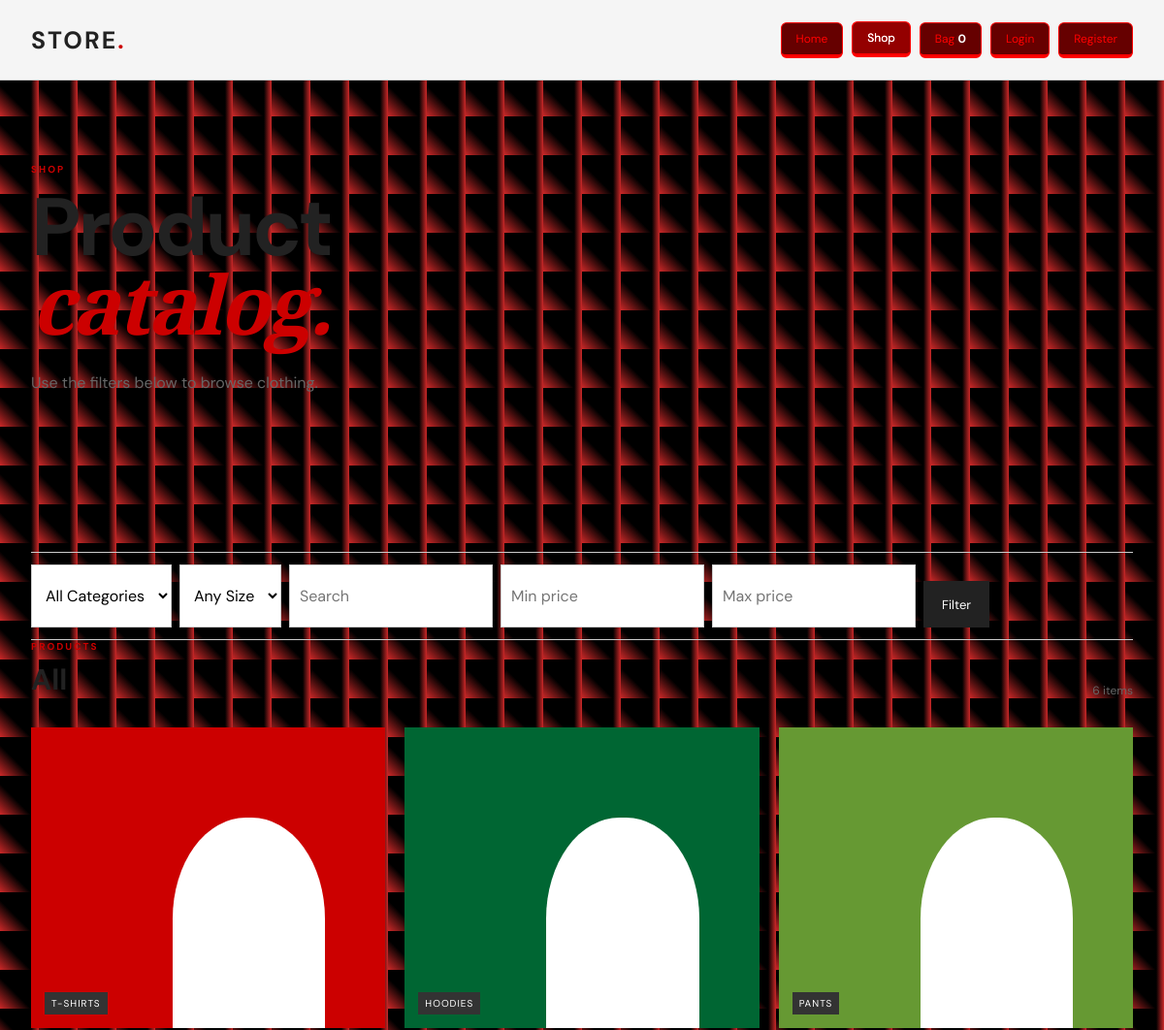
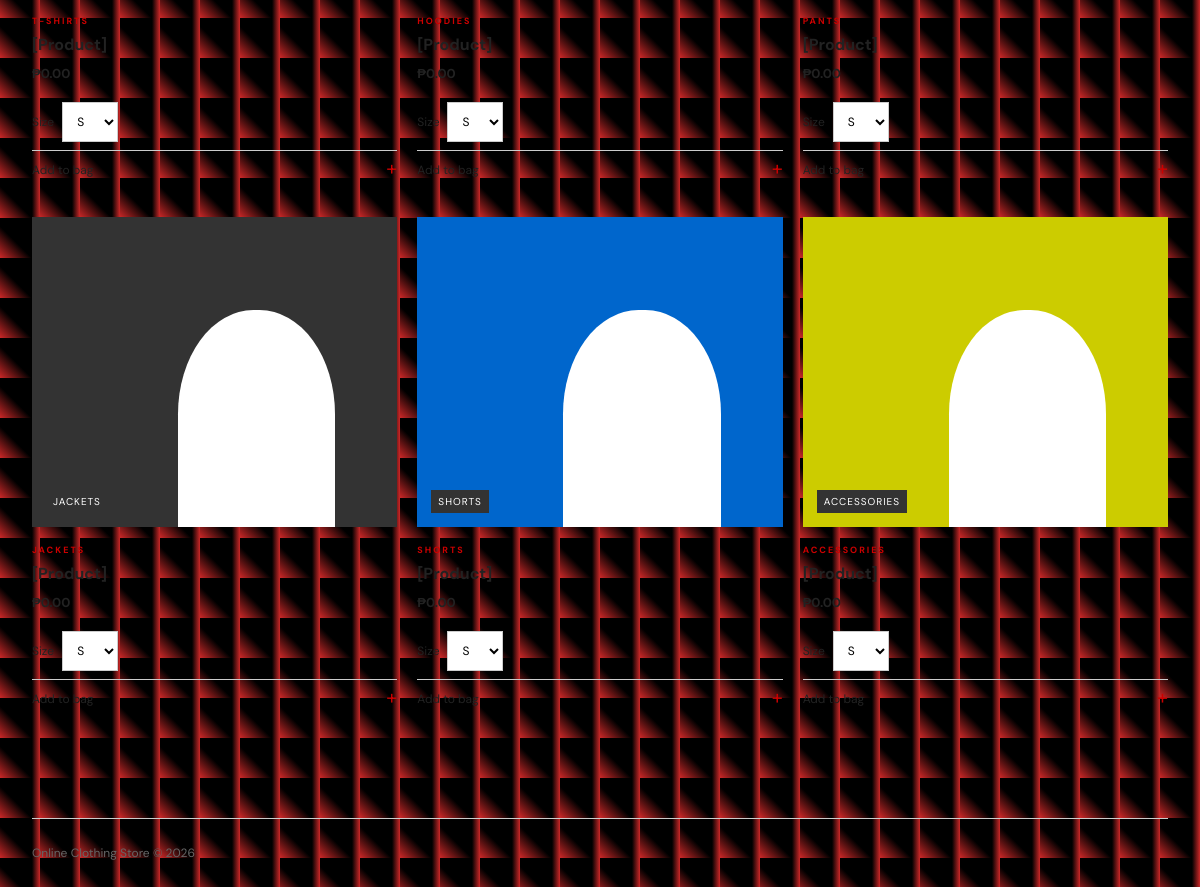
Page /dashboard.php on the committed database (2 pictures, top to bottom).
### tables this page shows
CREATE TABLE IF NOT EXISTS products (
    product_id INT UNSIGNED AUTO_INCREMENT PRIMARY KEY,
    name VARCHAR(120) NOT NULL,
    category ENUM('T-Shirts','Hoodies','Pants','Jackets','Shorts','Accessories') NOT NULL,
    price DECIMAL(10,2) NOT NULL DEFAULT 0.00,
    stock INT UNSIGNED NOT NULL DEFAULT 0,
    sizes VARCHAR(30) NOT NULL DEFAULT 'S,M,L,XL',
    color VARCHAR(30) NOT NULL DEFAULT 'ink',
    created_at TIMESTAMP DEFAULT CURRENT_TIMESTAMP
);

### includes/functions.php (called while the page is built, shortened)
<?php
function e(string $value): string
{
    return htmlspecialchars($value, ENT_QUOTES, 'UTF-8');
}
function isLoggedIn(): bool
{
    return isset($_SESSION['user_id']);
}
function cartCount(): int
{
    $count = 0;
    return $count;
}

### dashboard.php (the view, shortened to what this page needs)
<?php
require __DIR__ . '/includes/functions.php';
require __DIR__ . '/includes/config.php';
$currentPage = 'shop';
$category = trim($_GET['category'] ?? 'All');
$search = trim($_GET['search'] ?? '');
$minPrice = filter_input(INPUT_GET, 'min_price', FILTER_VALIDATE_FLOAT);
$maxPrice = filter_input(INPUT_GET, 'max_price', FILTER_VALIDATE_FLOAT);
$minPrice = ($minPrice !== false && $minPrice !== null && $minPrice >= 0) ? $minPrice : null;
$maxPrice = ($maxPrice !== false && $maxPrice !== null && $maxPrice >= 0) ? $maxPrice : null;
$sql = 'SELECT product_id, name, category, price, stock, color, sizes FROM products WHERE 1=1';
$params = [];
$sql .= ' ORDER BY product_id ASC';
$stmt = $pdo->prepare($sql);
$stmt->execute($params);
$products = $stmt->fetchAll();
?>
<!DOCTYPE html>
<html lang="en">
<head>
    <link rel="stylesheet" href="style.css">
</head>
<body>
    <?php include __DIR__ . '/includes/header.php'; ?>
    <main>
        <section class="page-intro page-width">
            <p class="eyebrow">Shop</p>
            <h1>Product<br><em>catalog.</em></h1>
            <p>Use the filters below to browse clothing.</p>
        </section>
        <section class="shop-section page-width">
            <form class="filter-row" method="get" action="dashboard.php">
                <select name="category">
                    <option value="All">All Categories</option>
                </select>
                <select name="size">
                    <option value="">Any Size</option>
                </select>
                <input type="search" name="search" maxlength="60" placeholder="Search" value="<?= e($search) ?>">
                <input type="number" name="min_price" min="0" step="0.01" placeholder="Min price" value="<?= $minPrice !== null ? e((string)$minPrice) : '' ?>">
                <input type="number" name="max_price" min="0" step="0.01" placeholder="Max price" value="<?= $maxPrice !== null ? e((string)$maxPrice) : '' ?>">
                <button class="solid-button" type="submit">Filter</button>
            </form>
            <div class="catalog-top"><div><p class="eyebrow">Products</p><h2><?= e($category) ?></h2></div><span class="product-count"><?= count($products) ?> items</span></div>
            <div class="product-grid">
                <?php foreach ($products as $product): ?>
                    <article class="product-card">
                        <div class="product-art <?= e($product['color']) ?>"><span><?= e($product['category']) ?></span></div>
                        <div class="product-info">
                            <p class="eyebrow"><?= e($product['category']) ?></p>
                            <h3><?= e($product['name']) ?></h3>
                            <strong>₱<?= number_format((float)$product['price'], 2) ?></strong>
                        </div>
                        <form method="post" action="dashboard.php<?= $category !== 'All' ? '?category=' . urlencode($category) : '' ?>">
                            <label class="size-select">Size
                                <select name="size" required>
                                    <?php foreach (explode(',', $product['sizes']) as $productSize): ?>
                                        <option value="<?= e(trim($productSize)) ?>"><?= e(trim($productSize)) ?></option>
                                    <?php endforeach; ?>
                                </select>
                            </label>
                            <button class="product-action" type="submit">Add to bag <span aria-hidden="true">+</span></button>
                        </form>
                    </article>
                <?php endforeach; ?>
            </div>
        </section>
    </main>
    <footer class="site-footer page-width"><p>Online Clothing Store &copy; 2026</p></footer>
</body>
</html>

### includes/header.php
<?php
$currentPage = $currentPage ?? '';
$prefix = $prefix ?? '';
?>
<header class="site-header">
    <nav class="site-nav page-width" aria-label="Main navigation">
        <a class="brand" href="<?= $prefix ?>index.php">STORE<span>.</span></a>
        <div class="nav-links">
            <a class="nav-button <?= $currentPage === 'home' ? 'active' : '' ?>" href="<?= $prefix ?>index.php">Home</a>
            <a class="nav-button <?= $currentPage === 'shop' ? 'active' : '' ?>" href="<?= $prefix ?>dashboard.php">Shop</a>
            <a class="nav-button <?= $currentPage === 'cart' ? 'active' : '' ?>" href="<?= $prefix ?>cart.php">Bag <span class="cart-count"><?= cartCount() ?></span></a>
            <?php if (isLoggedIn()): ?>
                <span class="nav-user">Welcome, <?= e($_SESSION['name'] ?? $_SESSION['email'] ?? 'User') ?></span>
                <a class="nav-button" href="<?= $prefix ?>orders.php">Orders</a>
                <?php if (($_SESSION['role'] ?? '') === 'admin'): ?>
                    <a class="nav-button" href="<?= $prefix ?>admin/dashboard.php">Admin</a>
                <?php endif; ?>
                <a class="nav-button" href="<?= $prefix ?>logout.php">Logout</a>
            <?php else: ?>
                <a class="nav-button <?= $currentPage === 'login' ? 'active' : '' ?>" href="<?= $prefix ?>login.php">Login</a>
                <a class="nav-button <?= $currentPage === 'register' ? 'active' : '' ?>" href="<?= $prefix ?>register.php">Register</a>
            <?php endif; ?>
        </div>
    </nav>
</header>

### rows in the picture
products: category "T-SHIRTS", name "[Product]", price "0.00", size "S"
products: category "HOODIES", name "[Product]", price "0.00", size "S"
products: category "PANTS", name "[Product]", price "0.00", size "S"
products: category "JACKETS", name "[Product]", price "0.00", size "S"
products: category "SHORTS", name "[Product]", price "0.00", size "S"
products: category "ACCESSORIES", name "[Product]", price "0.00", size "S"

### other values in the picture
cartCount() "0"
$category "All"
count($products) "6"
